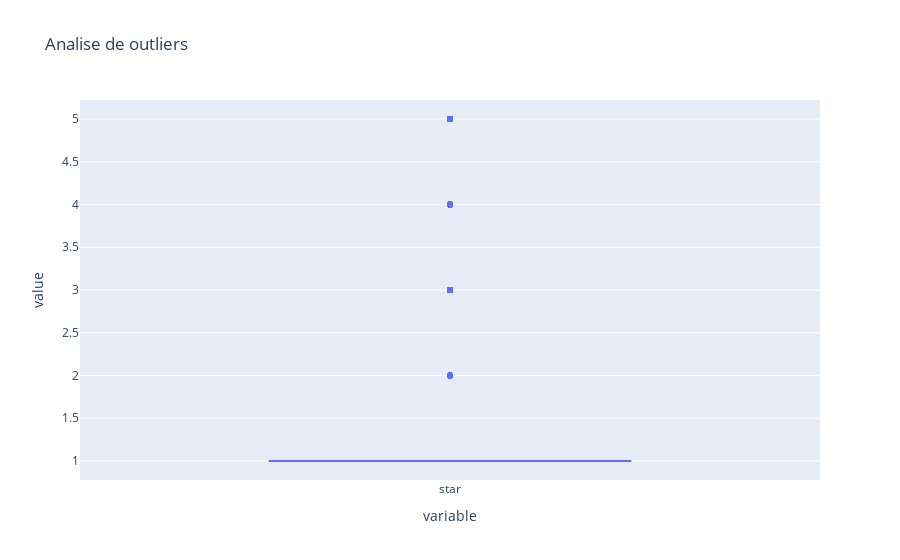

Write notebook code for a chart like this one.
### Code cell
analise(df['star'])
grafico(df['star'],'box','Analise de outliers')

### Figure 1 — Plotly figure (JSON) as saved in the notebook; plotly's stock layout.template omitted (floating-point values rounded to 4 significant figures; data arrays with more than 128 entries replaced by an {"elided": "..."} marker saying what was removed)
{"data": [{"alignmentgroup": "True", "hovertemplate": "variable=%{x}<br>value=%{y}<extra></extra>", "legendgroup": "", "marker": {"color": "#636efa"}, "name": "", "notched": false, "offsetgroup": "", "orientation": "v", "showlegend": false, "type": "box", "x": {"elided": "19271 str values"}, "x0": " ", "xaxis": "x", "y": {"elided": "19271 int values"}, "y0": " ", "yaxis": "y"}], "layout": {"boxmode": "group", "legend": {"tracegroupgap": 0}, "title": {"text": "Analise de outliers"}, "xaxis": {"anchor": "y", "domain": [0, 1], "title": {"text": "variable"}}, "yaxis": {"anchor": "x", "domain": [0, 1], "title": {"text": "value"}}}}
